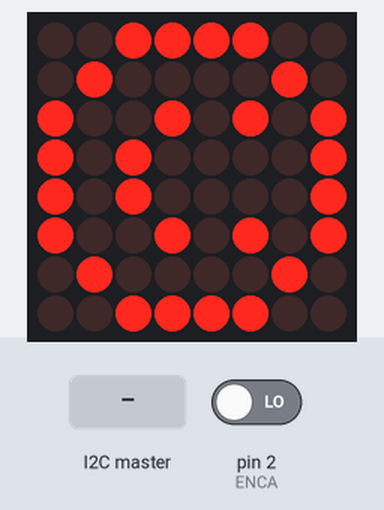
Bench run of a sketch on a simulated Arduino Uno, built with avr-gcc and run on an emulated ATmega328P. Shown: 8×8 LED matrix. Inputs (shaded band) come from the test bench; at power-on: pin 2 (ENCA) LOW. What the sketch prints to the serial monitor is not drawn.

Above: at 1.2 s.

The sketch:

arduino2_i2c_protocol.ino
```cpp
#include <Wire.h>
#include <LedControl.h>
// MAX7219 LED Matrix pin configuration
const int DIN_PIN = 8;
const int CS_PIN = 10;
const int CLK_PIN = 9;
LedControl lc = LedControl(DIN_PIN, CLK_PIN, CS_PIN, 1);

// happy face
byte hf[8] = {
  B00111100,
  B01000010,
  B10010101,
  B10100001,
  B10100001,
  B10010101,
  B01000010,
  B00111100
};

int motor1pin1 = 8;
int motor1pin2 = 9;

#define ENCA 2
#define ENCB 3

volatile int pos = 0;
volatile int rev = 0;

void setup(){
  Serial.begin(9600);

  pinMode(ENCA,INPUT);
  pinMode(ENCB,INPUT);

  attachInterrupt(digitalPinToInterrupt(ENCA),interrupt,RISING);

  Wire.begin(8);
  Wire.onRequest(requestEvent);
  Wire.onReceive(receiveEvent);

  // Initialize MAX7219 LED Matrix
  lc.shutdown(0, false); // Wake up the display
  lc.setIntensity(0, 1); // Set brightness to a medium value
  lc.clearDisplay(0);    // Clear the display

  // Display happy face on startup
  displayHappy();
}

void loop(){
  Serial.println(rev);
  if(pos>470){
    pos = 0;
    rev++;
  }else if(pos<-480){
    pos = 0;
    rev--;
  }
}

void interrupt(){
  if(digitalRead(ENCA) > digitalRead(ENCB)){
    pos++;
  }else{
    pos--;
  }
}

void requestEvent(){
  Wire.write((pos >> 8) & 0xFF);
  Wire.write(pos & 0xFF);
  Wire.write((byte)rev);
}

void receiveEvent() {
  while(Wire.available()){
    if(Wire.read() == 0x01){
      Serial.println("wow");
      rev = 0;
      pos = 0;
    }
  }
}

void displayHappy() {
  for (int i = 0; i < 8; i++) {
    lc.setRow(0, i, hf[i]);
  }
}
```
